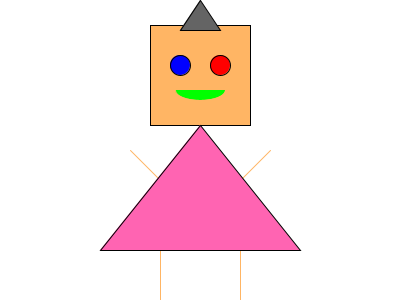
Frame 1 (no input)
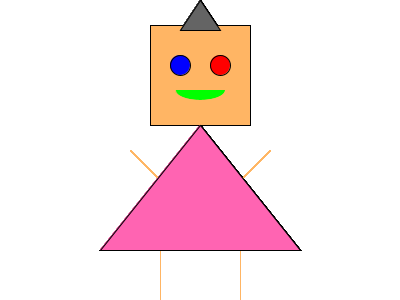
Frame 60 (the mouse pressed at the canvas centre just before this capture)
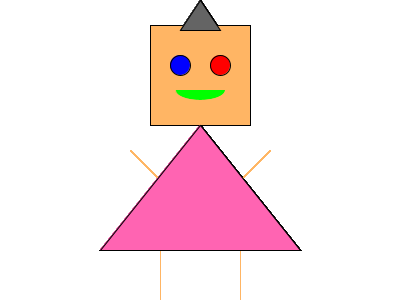
Frame 120 (the mouse held since frame 60 and released just before this capture)

The Processing sketch that drew these frames (run headless with seeded random() and noise(); from frame 60 on, the mouse is pressed at the canvas centre):

// Processing sketch: processing_163024
// ── processing_163024.pde

//TJ Zimmardi September 25 2014

void setup(){
  
  size(400,300);
  background(255);
  smooth();
}


void draw(){
  
  //Head of Skip
  smooth();
  stroke(0);
  fill(#FFB564);
  rectMode(CENTER);
  rect(width/2, height/4,100,100);
  
  //Arms
  stroke(#FFB564);
  //Left Arm
  line(width/2 - 40,height/2 + 30,width/2 - 70, height/2);
  //Right Arm
  line(width/2 + 40, height/2 + 30,width/2 + 70,height/2);
  
  
  //Legs
  stroke(#FFB564);
  //Left Leg
  line(width/2 - 40,height - 50, width/2 - 40, height);
  //Right Leg
  line(width/2 + 40,height - 50, width/2 + 40, height);
  
  //Eyes of skip 
   stroke(0);
   ellipseMode(CENTER);
   //Left eye
   fill(0,0,255);
   ellipse(width/2 - 20,height/4 - 10, 20, 20);
   //Right Eye
   fill(255,0,0);
   ellipse(width/2 + 20, height/4 - 10, 20, 20);
   
   //Mouth of Skip
   stroke(#FFB564);
   fill(0,255,0);
   arc(width/2,height/2 - 60,50,20,0,PI);
   
  //Body of Skip
  stroke(0);
  fill(#FF64B2);
  triangle(width/2,height/3 + 25,width/4,height - 50,width - 100,height - 50);
  
  //Skips Hat
  stroke(0);
  fill(100,100,100);
  triangle(width/2, height - height, width/2 - 20,height - height + 30,
  width/2 + 20, height - height + 30);
}
